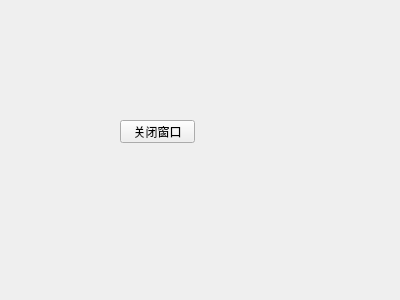
<?xml version="1.0" encoding="UTF-8"?>
<ui version="4.0">
 <class>Form</class>
 <widget class="QWidget" name="Form">
  <property name="geometry">
   <rect>
    <x>0</x>
    <y>0</y>
    <width>400</width>
    <height>300</height>
   </rect>
  </property>
  <property name="windowTitle">
   <string>Form</string>
  </property>
  <widget class="QPushButton" name="closeWinBtn">
   <property name="geometry">
    <rect>
     <x>120</x>
     <y>120</y>
     <width>75</width>
     <height>23</height>
    </rect>
   </property>
   <property name="text">
    <string>关闭窗口</string>
   </property>
  </widget>
 </widget>
 <resources/>
 <connections>
  <connection>
   <sender>closeWinBtn</sender>
   <signal>clicked()</signal>
   <receiver>Form</receiver>
   <slot>close()</slot>
   <hints>
    <hint type="sourcelabel">
     <x>153</x>
     <y>133</y>
    </hint>
    <hint type="destinationlabel">
     <x>161</x>
     <y>169</y>
    </hint>
   </hints>
  </connection>
 </connections>
</ui>
